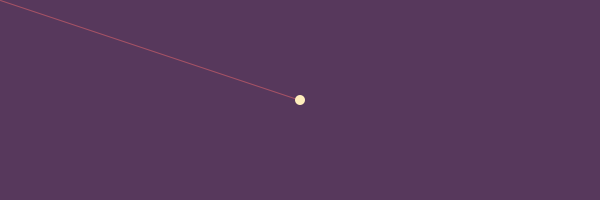
Frame 1 (no input)
Frame 60 (the mouse pressed at the canvas centre just before this capture): identical to frame 1, image omitted
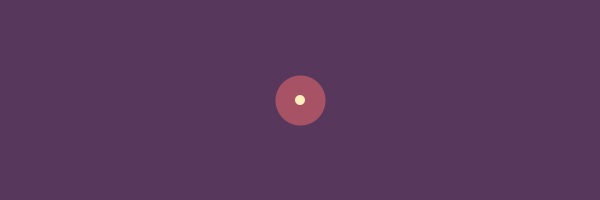
Frame 120 (the mouse held since frame 60 and released just before this capture)

The Processing sketch that drew these frames (run headless with seeded random() and noise(); from frame 60 on, the mouse is pressed at the canvas centre):

// Processing sketch: processing_151708
// ── processing_151708.pde


void setup ()
{
  size (600, 200);
  smooth();
}

void draw ()
{
  background (#57385c); 
  
  float distance = dist (mouseX, mouseY, width/2, height/2);
  float maxDistance = dist (0,0, width/2, height/2);
  
  float myStrokeWeight = map (distance, 0, maxDistance, 50, 1);
  
  stroke (#A75265);
  strokeWeight (myStrokeWeight);
  line (mouseX, mouseY, width/2, height/2);
  
  noStroke();
  fill (#ffedbc);
  ellipse (width/2, height/2, 10, 10);
}
